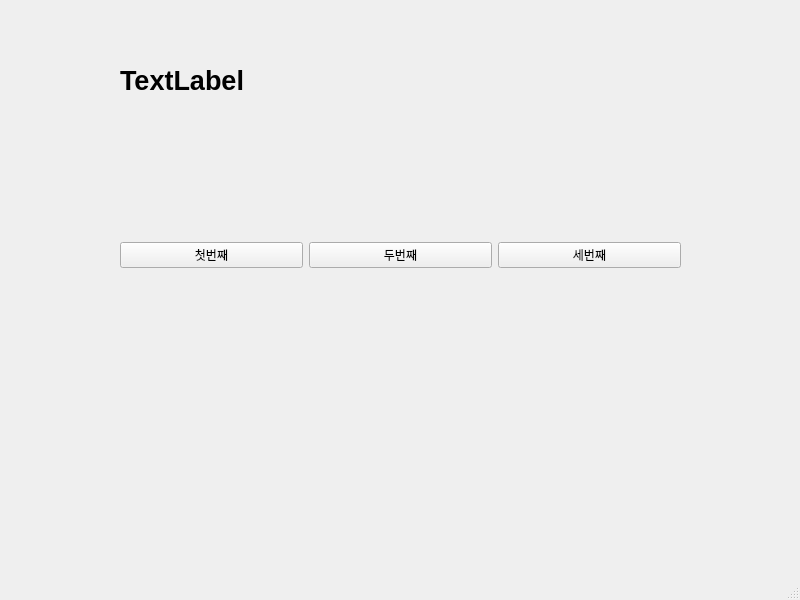
<?xml version="1.0" encoding="UTF-8"?>
<ui version="4.0">
 <class>MainWindow</class>
 <widget class="QMainWindow" name="MainWindow">
  <property name="geometry">
   <rect>
    <x>0</x>
    <y>0</y>
    <width>800</width>
    <height>600</height>
   </rect>
  </property>
  <property name="windowTitle">
   <string>MainWindow</string>
  </property>
  <widget class="QWidget" name="centralwidget">
   <widget class="QWidget" name="horizontalLayoutWidget">
    <property name="geometry">
     <rect>
      <x>120</x>
      <y>150</y>
      <width>561</width>
      <height>211</height>
     </rect>
    </property>
    <layout class="QHBoxLayout" name="horizontalLayout">
     <item>
      <widget class="QPushButton" name="pushButton_3">
       <property name="text">
        <string>첫번째</string>
       </property>
      </widget>
     </item>
     <item>
      <widget class="QPushButton" name="pushButton_2">
       <property name="text">
        <string>두번째</string>
       </property>
      </widget>
     </item>
     <item>
      <widget class="QPushButton" name="pushButton">
       <property name="text">
        <string>세번째</string>
       </property>
      </widget>
     </item>
    </layout>
   </widget>
   <widget class="QLabel" name="label">
    <property name="geometry">
     <rect>
      <x>120</x>
      <y>50</y>
      <width>561</width>
      <height>61</height>
     </rect>
    </property>
    <property name="font">
     <font>
      <pointsize>20</pointsize>
      <bold>true</bold>
     </font>
    </property>
    <property name="text">
     <string>TextLabel</string>
    </property>
   </widget>
  </widget>
  <widget class="QMenuBar" name="menubar">
   <property name="geometry">
    <rect>
     <x>0</x>
     <y>0</y>
     <width>800</width>
     <height>33</height>
    </rect>
   </property>
  </widget>
  <widget class="QStatusBar" name="statusbar"/>
 </widget>
 <resources/>
 <connections>
  <connection>
   <sender>pushButton_3</sender>
   <signal>clicked()</signal>
   <receiver>MainWindow</receiver>
   <slot>firstClick()</slot>
   <hints>
    <hint type="sourcelabel">
     <x>217</x>
     <y>288</y>
    </hint>
    <hint type="destinationlabel">
     <x>210</x>
     <y>367</y>
    </hint>
   </hints>
  </connection>
  <connection>
   <sender>pushButton_2</sender>
   <signal>clicked()</signal>
   <receiver>MainWindow</receiver>
   <slot>secondClick()</slot>
   <hints>
    <hint type="sourcelabel">
     <x>397</x>
     <y>284</y>
    </hint>
    <hint type="destinationlabel">
     <x>394</x>
     <y>355</y>
    </hint>
   </hints>
  </connection>
  <connection>
   <sender>pushButton</sender>
   <signal>clicked()</signal>
   <receiver>MainWindow</receiver>
   <slot>thirdClick()</slot>
   <hints>
    <hint type="sourcelabel">
     <x>588</x>
     <y>290</y>
    </hint>
    <hint type="destinationlabel">
     <x>586</x>
     <y>351</y>
    </hint>
   </hints>
  </connection>
 </connections>
 <slots>
  <slot>firstClick()</slot>
  <slot>secondClick()</slot>
  <slot>thirdClick()</slot>
 </slots>
</ui>
